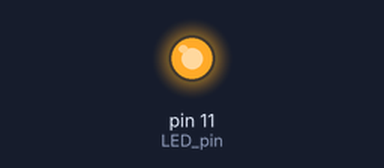
A program run on a simulated Raspberry Pi (header pin numbers). Parts: output pins drawn as LEDs (lit = HIGH). At 3.0 s the program stops and its outputs stay as they are.

Above: at 0.12 s.
At 3.0 s:
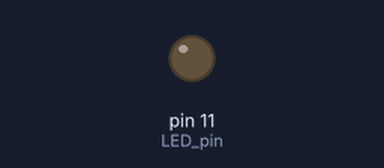
Timing chart, 0 to 4.5 s (numbered marks = the images above):
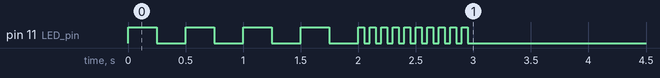

Measured:
- by itself, pin 11 (LED_pin): goes 4 × (HIGH 0.25 s, LOW 0.25 s), 9 × (HIGH 0.05 s, LOW 0.05 s), HIGH 0.05 s, then LOW

The program:

blink_led.py
```python
# Blink an LED connected from GPIO 17 (pin 11) to ground (pin 6)

""" SETUP  """
import RPi.GPIO as GPIO
import time

def blink(pin):

    for i in range(0,4):
        GPIO.output(pin,GPIO.HIGH)
        time.sleep(0.25)
        GPIO.output(pin,GPIO.LOW)
        time.sleep(0.25)
    for i in range(0,10):
        GPIO.output(pin,GPIO.HIGH)
        time.sleep(0.05)
        GPIO.output(pin,GPIO.LOW)
        time.sleep(0.05)
    return


LED_pin = 11

# use RPi board pin numbers
GPIO.setmode(GPIO.BOARD)

# set up GPIO output channel
GPIO.setup(LED_pin,GPIO.OUT)


""" START DOING THINGS """

# run the blink function
blink(LED_pin)
GPIO.cleanup()
```
